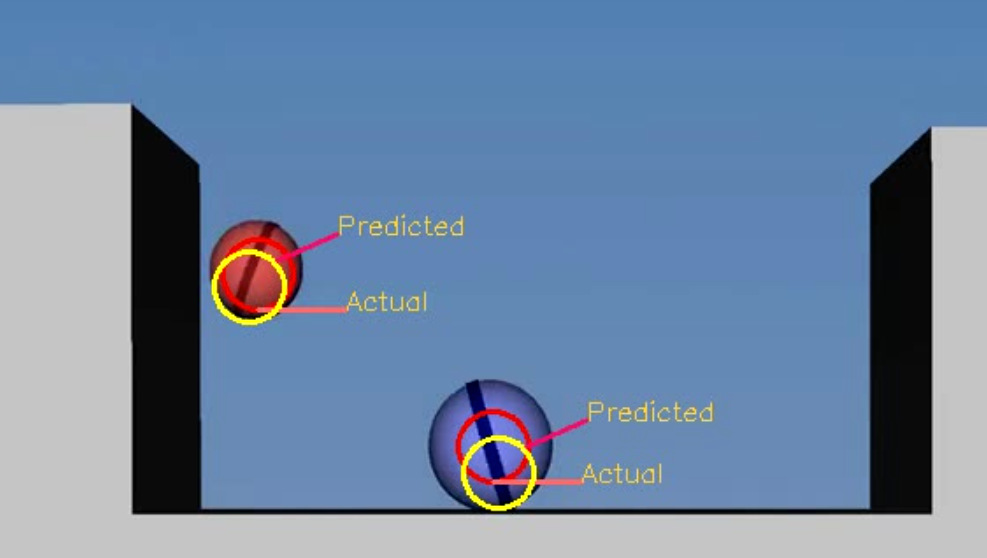
#> input picture TrackedObjects.png, 987 x 558 px, given in place of balls.mp4, which was not available
$ python MultiObjectTracker.py
#> lines starting #> are read from the running program, lines starting #| are printed output that depends on the picture; after the words box and inside, x2 and y2 are one past the last pixel; in counts of white or black regions, pixels touching at a corner belong together; pictures that were not available may be replaced by others from this repository, and a replacement may not be noted
#--------------------------------------------------------------------
# Implements multiple objects motion prediction using Kalman Filter
#
# Author: Sriram Emarose [sriram.emarose@gmail.com]
#
#
#
#--------------------------------------------------------------------

import cv2 as cv
import numpy as np
import sys

MAX_OBJECTS_TO_TRACK = 10

# Instantiate OCV kalman filter
class KalmanFilter:

    kf = cv.KalmanFilter(4, 2)
    kf.measurementMatrix = np.array([[1, 0, 0, 0], [0, 1, 0, 0]], np.float32)
    kf.transitionMatrix = np.array([[1, 0, 1, 0], [0, 1, 0, 1], [0, 0, 1, 0], [0, 0, 0, 1]], np.float32)

    def Estimate(self, coordX, coordY):
        ''' This function estimates the position of the object'''
        measured = np.array([[np.float32(coordX)], [np.float32(coordY)]])
        predicted = self.kf.predict()
        self.kf.correct(measured)
        return predicted


#Performs required image processing to get ball coordinated in the video
class ProcessImage:

    def DetectObject(self):

        vid = cv.VideoCapture('balls.mp4')

        if(vid.isOpened() == False):
            print('Cannot open input video')
            return

        width = int(vid.get(3))
        height = int(vid.get(4))

        # Create Kalman Filter Object
        kfObjs = []
        predictedCoords = []
        for i in range(MAX_OBJECTS_TO_TRACK):
            kfObjs.append(KalmanFilter())
            predictedCoords.append(np.zeros((2, 1), np.float32))

        while(vid.isOpened()):
            rc, frame = vid.read()
#> frame is the input picture: shape (558, 987, 3); mean B, G, R 163.2, 133.6, 110.5

            if(rc == True):
                coords = self.DetectBall(frame)

                for i in range(len(coords)):
                    if(i > MAX_OBJECTS_TO_TRACK):
                        break

                    #print (' circle ',i, ' ', coords[i][0], ' ', coords[i][1])
                    predictedCoords[i] = kfObjs[i].Estimate(coords[i][0], coords[i][1])
                    frame = self.DrawPredictions(frame, coords[i][0], coords[i][1], predictedCoords[i])

                cv.imshow('Input', frame)

                if (cv.waitKey(300) & 0xFF == ord('q')):
                    break

            else:
                break

        vid.release()
        cv.destroyAllWindows()

    # Segment the green ball in a given frame
    def DetectBall(self, frame):

        frameGrey = cv.cvtColor(frame, cv.COLOR_BGR2GRAY)
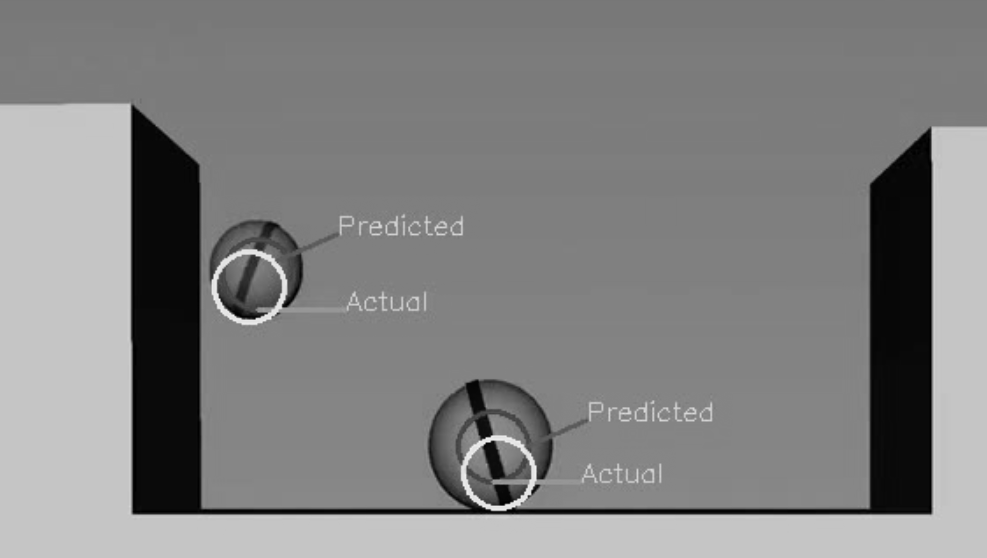
#> frameGrey: shape (558, 987); min 0, max 241, mean 130.1

        frameGrey = cv.blur(frameGrey, (3, 3))

        circles = cv.HoughCircles(frameGrey, cv.HOUGH_GRADIENT, 1, 20, param1 = 50,
               param2 = 30, minRadius = 1, maxRadius = 40)
#> circles = [[493.5, 446.5, 37.2], [499.5, 474.5, 39.4], [253.5, 286.5, 33.8], [631.5, 476.5, 6.9]]
        coords = []

        if circles is not None:
            circles = np.round(circles[0, :]).astype("int")
#> circles = [[494, 446, 37], [500, 474, 39], [254, 286, 34], [632, 476, 7]]
            for (x, y, r) in circles:
                coords.append((x,y))
#> this loop made 4 passes
#> after the loop, coords = [(494, 446), (500, 474), (254, 286), (632, 476)]
            return coords

        return coords

    def DrawPredictions(self, frame, ballX, ballY, predictedCoords):
        # Draw Actual coords from segmentation
        cv.circle(frame, (int(ballX), int(ballY)), 20, [0, 0, 255], 2, 8)
        cv.line(frame, (int(ballX), int(ballY + 20)), (int(ballX + 50), int(ballY + 20)), [100, 100, 255], 2, 8)
        cv.putText(frame, "Actual", (int(ballX + 50), int(ballY + 20)), cv.FONT_HERSHEY_SIMPLEX, 0.5, [50, 200, 250])

        # Draw Kalman Filter Predicted output
        cv.circle(frame, (int(predictedCoords[0]), int(predictedCoords[1])), 20, [0, 255, 255], 2, 8)
        cv.line(frame, (int(predictedCoords[0]) + 16, int(predictedCoords[1]) - 15), (int(predictedCoords[0]) + 50, int(predictedCoords[1]) - 30), [100, 10, 255], 2, 8)
        cv.putText(frame, "Predicted", (int(predictedCoords[0] + 50), int(predictedCoords[1] - 30)),
                   cv.FONT_HERSHEY_SIMPLEX, 0.5, [50, 200, 250])


        return frame


#Main Function
def main():

    processImg = ProcessImage()
    processImg.DetectObject()
#> the loop in DetectObject, `for i in range(len(coords)):` made 4 passes
#> (measured in Estimate, predicted in Estimate) on passes 1 to 4: ([494, 446], [0, 0, 0, 0]), ([500, 474], [247, 223, 0, 0]), ([254, 286], [500, 474, 72.29, 71.71]), ([632, 476], [277.1, 320.1, -26.11, -3.49])
#> pass 1, in DetectObject, `frame = self.DrawPredictions(frame, coords[i][0], coords[i][1], predic..`:
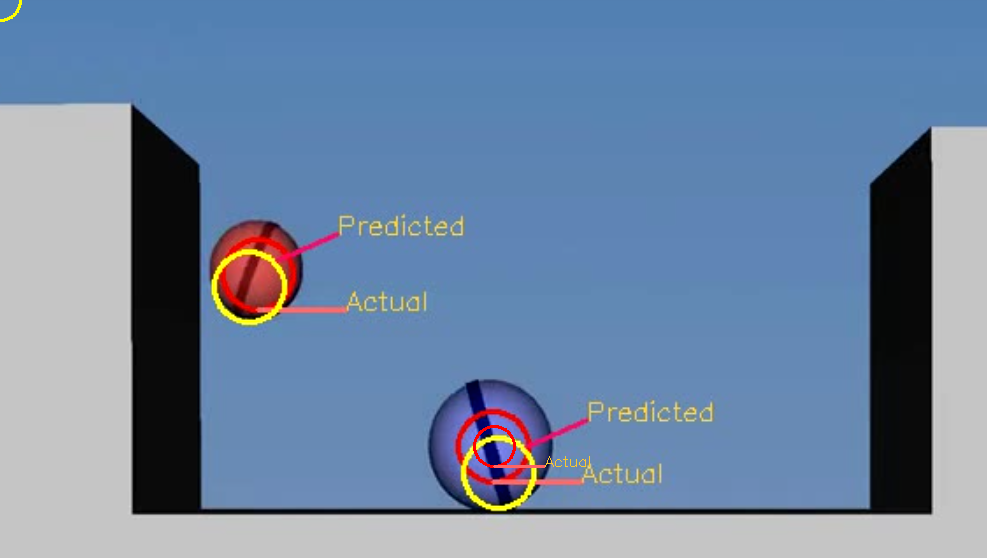
#> frame: shape (558, 987, 3); 0.13% of pixels changed, all inside (x1, y1, x2, y2) = (0, 0, 590, 468)
#> pass 2, in DetectObject, `frame = self.DrawPredictions(frame, coords[i][0], coords[i][1], predic..`:
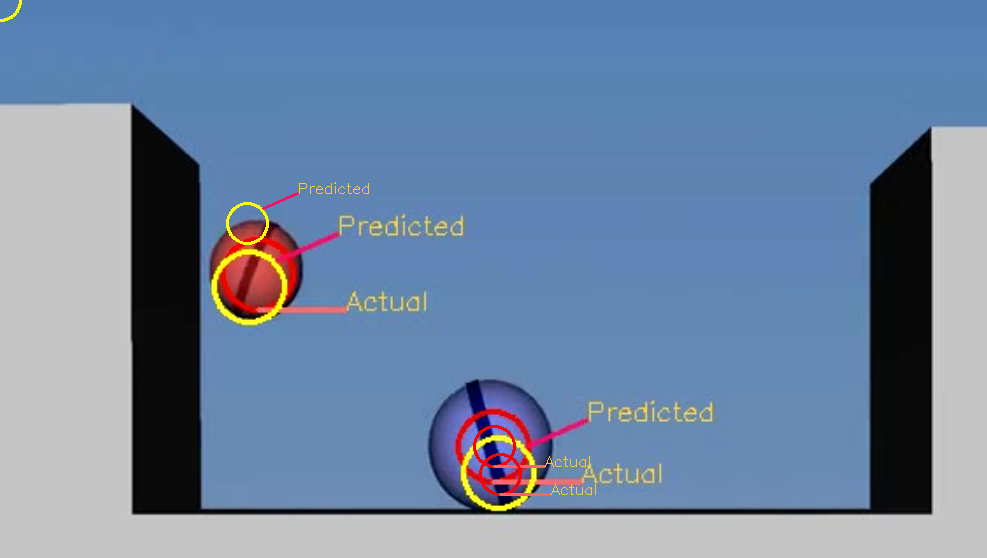
#> frame: shape (558, 987, 3); 0.23% of pixels changed, all inside (x1, y1, x2, y2) = (226, 182, 596, 496)
#> pass 3, in DetectObject, `frame = self.DrawPredictions(frame, coords[i][0], coords[i][1], predic..`:
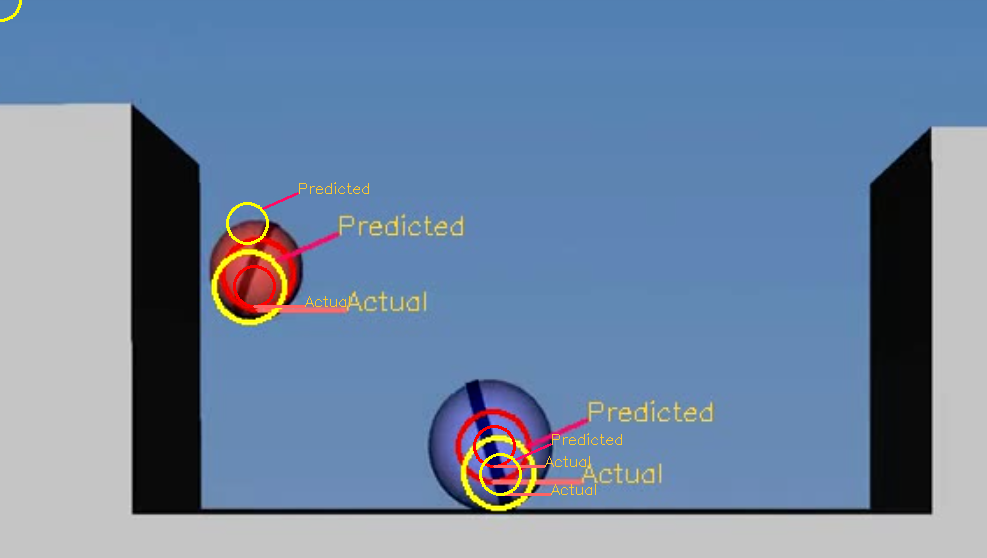
#> frame: shape (558, 987, 3); 0.23% of pixels changed, all inside (x1, y1, x2, y2) = (233, 265, 622, 496)
#> after the loop in DetectObject, `for i in range(len(coords)):`:
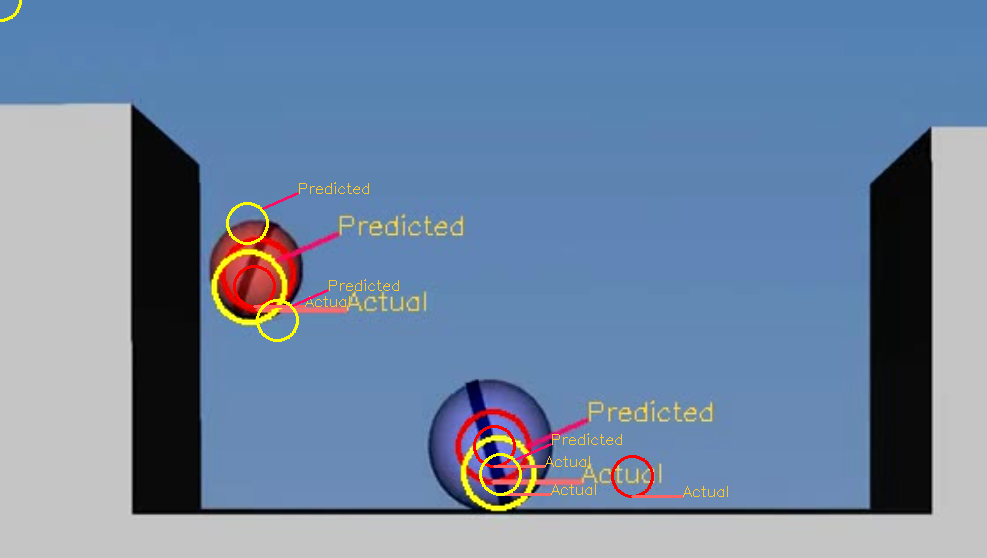
#> frame: shape (558, 987, 3); 0.23% of pixels changed, all inside (x1, y1, x2, y2) = (256, 279, 728, 498)
#> after the loop in DetectObject, `for i in range(len(coords)):`: predictedCoords = [[0, 0, 0, 0], [247, 223, 0, 0], [500, 474, 72.29, 71.71], [277.1, 320.1, -26.11, -3.49], [0, 0], [0, 0], [0, 0], [0, 0], [0, 0], [0, 0]]
#> (key q is pressed here)


if __name__ == "__main__":
    main()

print('Program Completed!')
